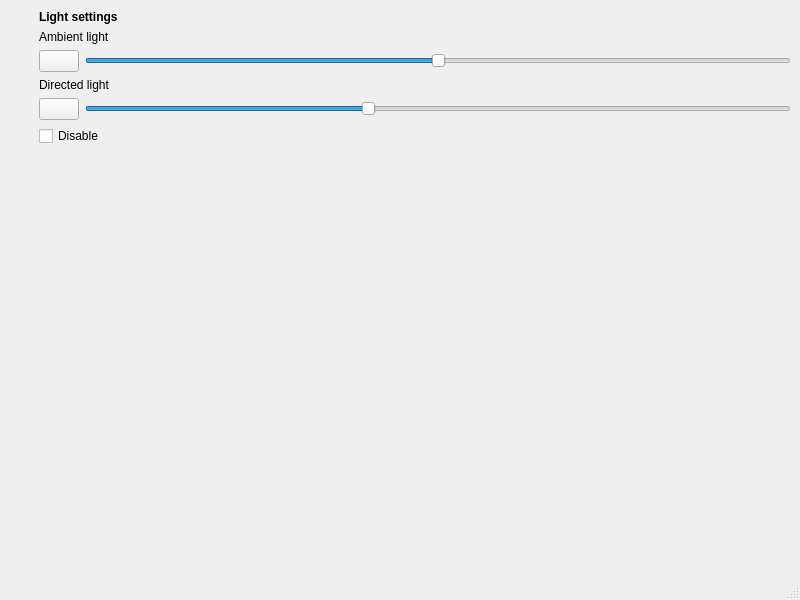
<?xml version="1.0" encoding="UTF-8"?>
<ui version="4.0">
 <class>MainWindow</class>
 <widget class="QMainWindow" name="MainWindow">
  <property name="geometry">
   <rect>
    <x>0</x>
    <y>0</y>
    <width>800</width>
    <height>600</height>
   </rect>
  </property>
  <property name="windowTitle">
   <string>BlackEngine™</string>
  </property>
  <widget class="QWidget" name="centralwidget">
   <layout class="QGridLayout" name="gridLayout">
    <property name="sizeConstraint">
     <enum>QLayout::SetNoConstraint</enum>
    </property>
    <property name="topMargin">
     <number>10</number>
    </property>
    <property name="bottomMargin">
     <number>10</number>
    </property>
    <item row="0" column="0">
     <spacer name="verticalSpacer">
      <property name="orientation">
       <enum>Qt::Vertical</enum>
      </property>
      <property name="sizeHint" stdset="0">
       <size>
        <width>20</width>
        <height>40</height>
       </size>
      </property>
     </spacer>
    </item>
    <item row="0" column="1">
     <layout class="QVBoxLayout" name="lightSettings">
      <property name="sizeConstraint">
       <enum>QLayout::SetMinimumSize</enum>
      </property>
      <property name="leftMargin">
       <number>10</number>
      </property>
      <item>
       <widget class="QLabel" name="lbLightSettings">
        <property name="sizePolicy">
         <sizepolicy hsizetype="Preferred" vsizetype="Fixed">
          <horstretch>0</horstretch>
          <verstretch>0</verstretch>
         </sizepolicy>
        </property>
        <property name="font">
         <font>
          <weight>75</weight>
          <bold>true</bold>
         </font>
        </property>
        <property name="text">
         <string>Light settings</string>
        </property>
        <property name="scaledContents">
         <bool>false</bool>
        </property>
        <property name="margin">
         <number>10</number>
        </property>
       </widget>
      </item>
      <item>
       <widget class="QLabel" name="label">
        <property name="text">
         <string>Ambient light</string>
        </property>
        <property name="margin">
         <number>10</number>
        </property>
       </widget>
      </item>
      <item>
       <layout class="QHBoxLayout" name="horizontalLayout">
        <item>
         <widget class="QPushButton" name="btAmbientColor">
          <property name="sizePolicy">
           <sizepolicy hsizetype="Fixed" vsizetype="Fixed">
            <horstretch>0</horstretch>
            <verstretch>0</verstretch>
           </sizepolicy>
          </property>
          <property name="text">
           <string/>
          </property>
         </widget>
        </item>
        <item>
         <widget class="QSlider" name="hsAmbientIntensity">
          <property name="sizePolicy">
           <sizepolicy hsizetype="Preferred" vsizetype="Preferred">
            <horstretch>0</horstretch>
            <verstretch>0</verstretch>
           </sizepolicy>
          </property>
          <property name="maximum">
           <number>200</number>
          </property>
          <property name="value">
           <number>100</number>
          </property>
          <property name="orientation">
           <enum>Qt::Horizontal</enum>
          </property>
         </widget>
        </item>
       </layout>
      </item>
      <item>
       <widget class="QLabel" name="lbLightColorLabel">
        <property name="text">
         <string>Directed light</string>
        </property>
        <property name="margin">
         <number>10</number>
        </property>
       </widget>
      </item>
      <item>
       <layout class="QHBoxLayout" name="horizontalLayout_2">
        <item>
         <widget class="QPushButton" name="btLightColor">
          <property name="sizePolicy">
           <sizepolicy hsizetype="Fixed" vsizetype="Fixed">
            <horstretch>0</horstretch>
            <verstretch>0</verstretch>
           </sizepolicy>
          </property>
          <property name="text">
           <string/>
          </property>
         </widget>
        </item>
        <item>
         <widget class="QSlider" name="hsLightIntensity">
          <property name="sizePolicy">
           <sizepolicy hsizetype="Preferred" vsizetype="Fixed">
            <horstretch>0</horstretch>
            <verstretch>0</verstretch>
           </sizepolicy>
          </property>
          <property name="maximum">
           <number>50</number>
          </property>
          <property name="value">
           <number>20</number>
          </property>
          <property name="orientation">
           <enum>Qt::Horizontal</enum>
          </property>
         </widget>
        </item>
       </layout>
      </item>
      <item>
       <widget class="QCheckBox" name="cbDisableLight">
        <property name="text">
         <string>Disable</string>
        </property>
       </widget>
      </item>
      <item>
       <spacer name="verticalSpacer_2">
        <property name="orientation">
         <enum>Qt::Vertical</enum>
        </property>
        <property name="sizeHint" stdset="0">
         <size>
          <width>20</width>
          <height>40</height>
         </size>
        </property>
       </spacer>
      </item>
     </layout>
    </item>
   </layout>
  </widget>
  <widget class="QMenuBar" name="menubar">
   <property name="geometry">
    <rect>
     <x>0</x>
     <y>0</y>
     <width>800</width>
     <height>28</height>
    </rect>
   </property>
  </widget>
  <widget class="QStatusBar" name="statusbar"/>
 </widget>
 <resources/>
 <connections/>
</ui>
